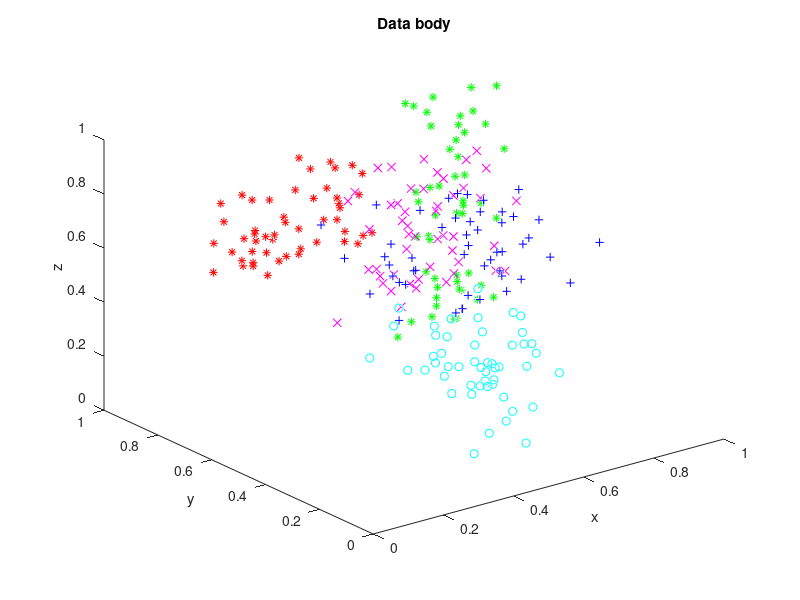

This chart was generated by the following MATLAB code:
clear
% suradnice x,y,z piatich skupin bodov
load databody1

% vykreslenie bodov podla skupin
h=figure;
plot3(data1(:,1),data1(:,2),data1(:,3),'b+')
hold on
plot3(data2(:,1),data2(:,2),data2(:,3),'co')
plot3(data3(:,1),data3(:,2),data3(:,3),'g*')
plot3(data4(:,1),data4(:,2),data4(:,3),'r*')
plot3(data5(:,1),data5(:,2),data5(:,3),'mx')

axis([0 1 0 1 0 1])
title('Data body')
xlabel('x')
ylabel('y')
zlabel('z')

